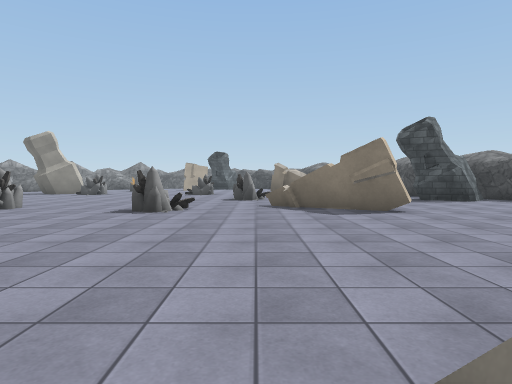
view 1 (above)

22 first-person views from a walk through a Unity game level. The camera is 1.3 m above the floor, tilts 2° down and sees 75° across. The floor is counted in squares, 2 m on a side. Each view is taken from the middle of a square. On the plan, view 1 faces up. The plan holds only what a view shows up to about 10 squares ahead; the rest is blank. The place goes on beyond the plan. The player is left out. Some animated figures are left out. Surface patterns are stand-ins for the level's own textures.

view 2
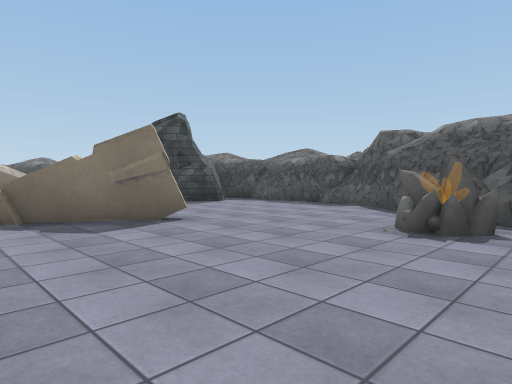

view 3
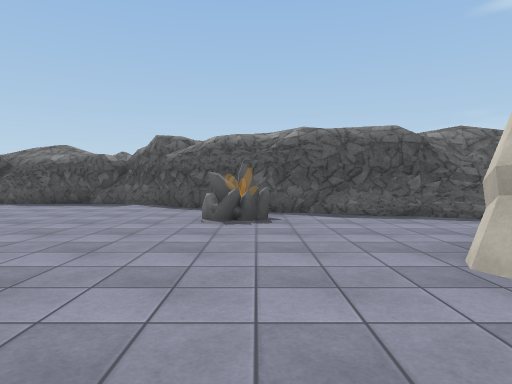

view 4
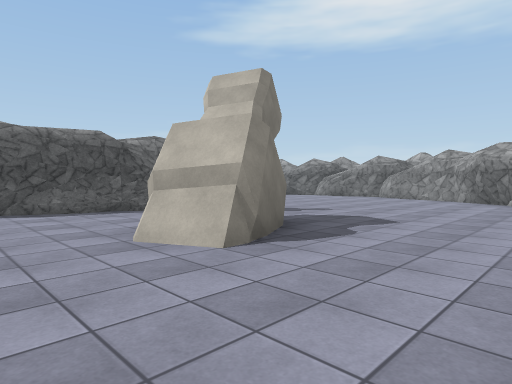

view 5
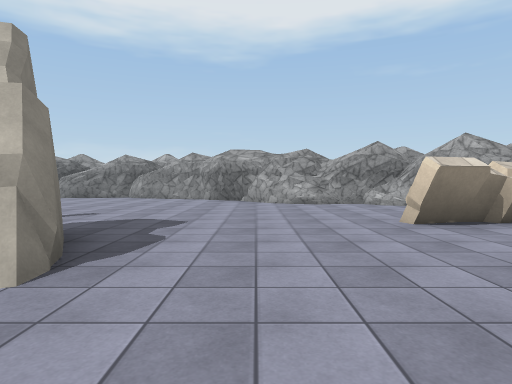

view 6
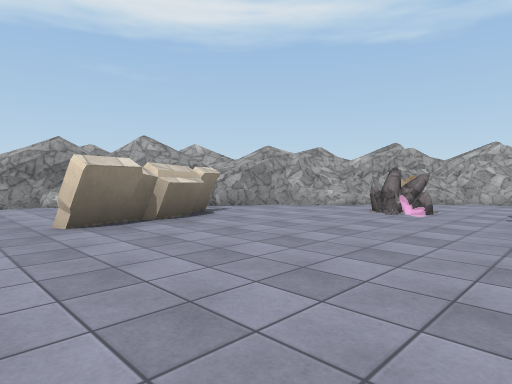

view 7
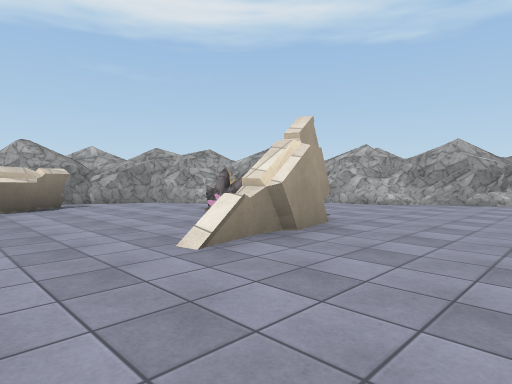

view 8
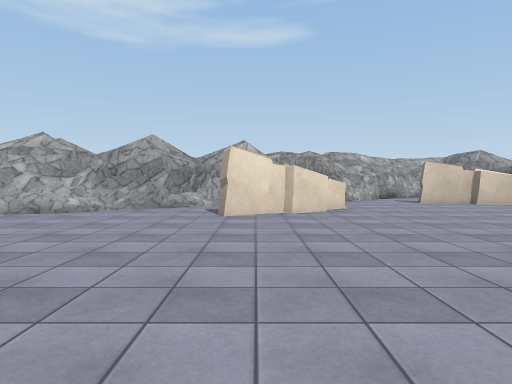

view 9
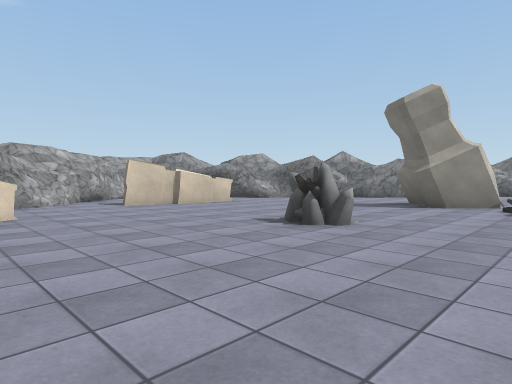

view 10
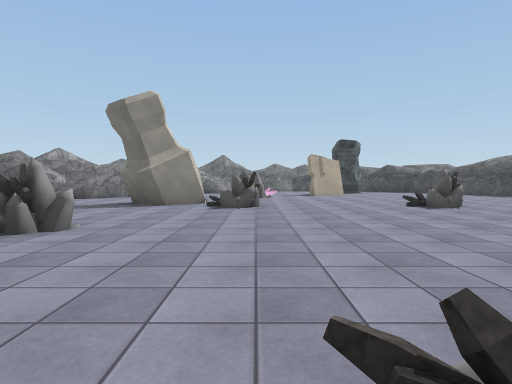

view 11
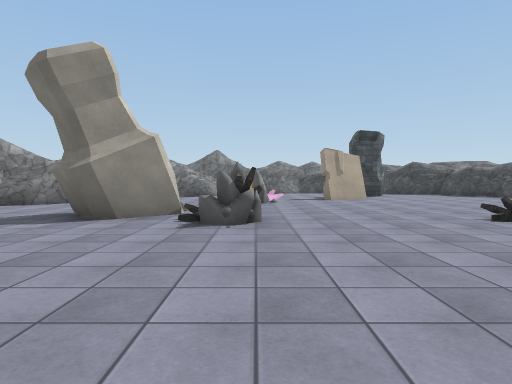

view 12
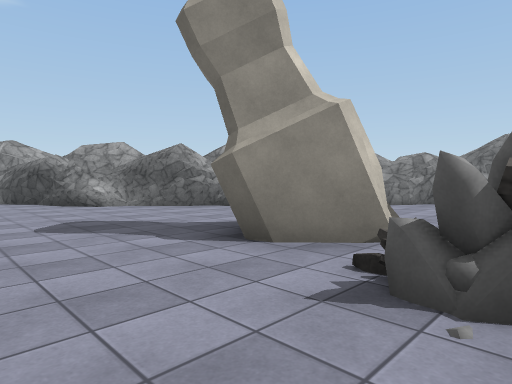

view 13
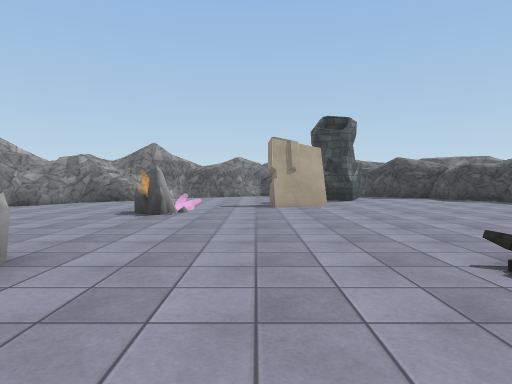

view 14
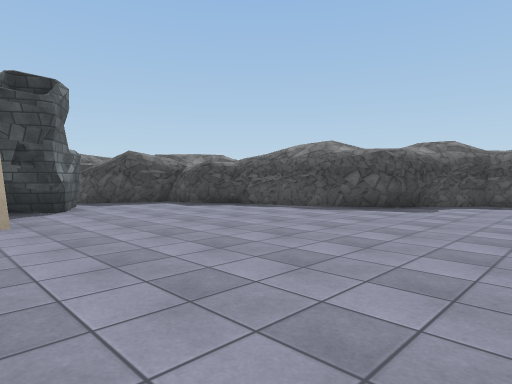

view 15
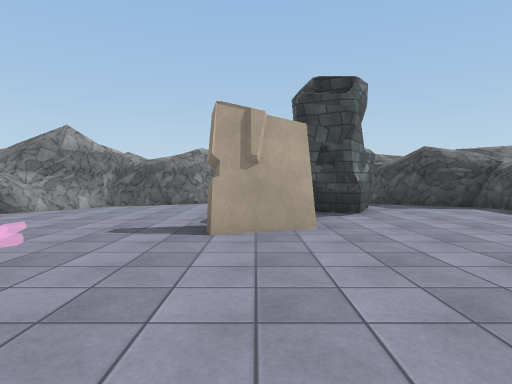

view 16
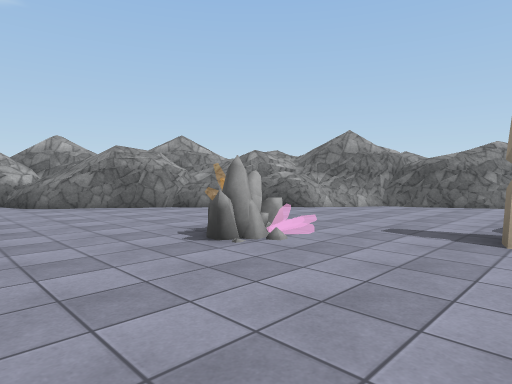

view 17
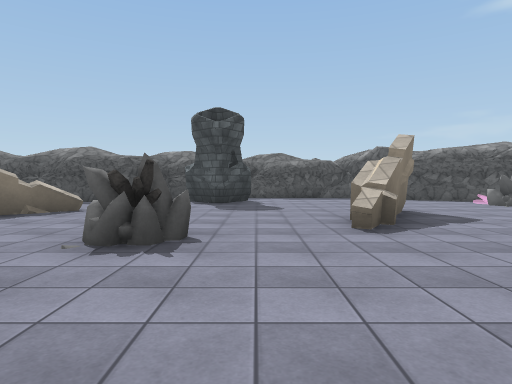

view 18
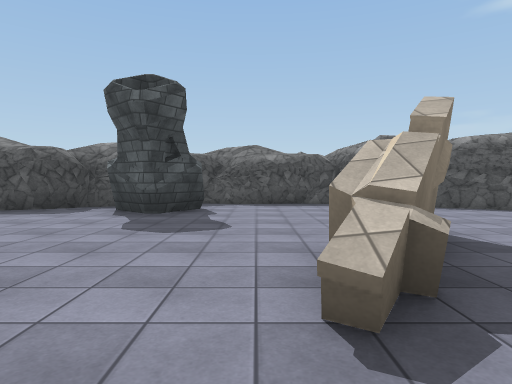

view 19
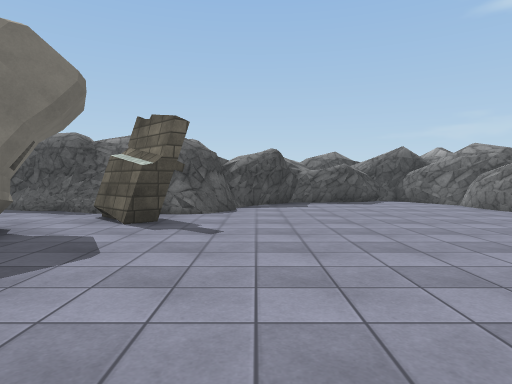

view 20
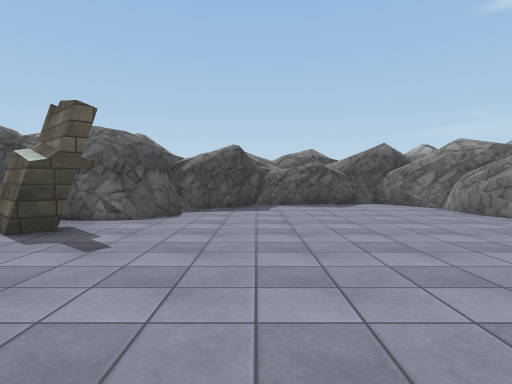

view 21
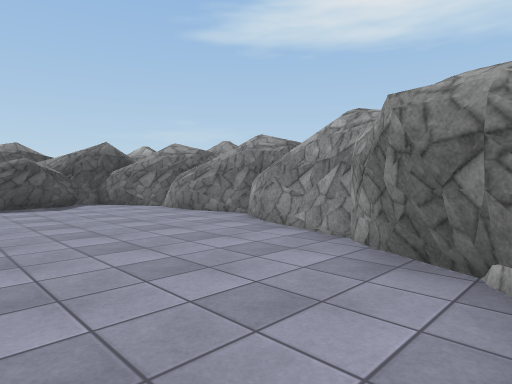

view 22
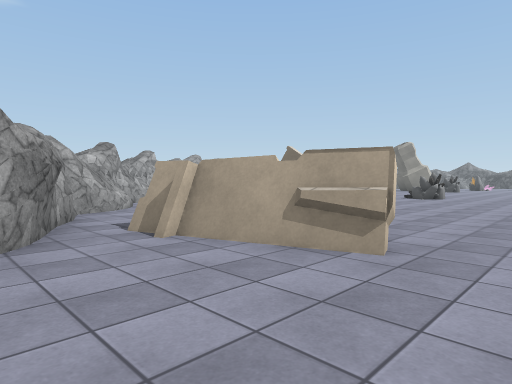

### Floor plan
Key: @ floor where view 1 was taken; # wall or solid block; . floor; = window, fence, low wall or low ledge; ^ raised ledge; R rock; T tower; O other object.
Columns run from 19 left of view 1 to 9 right of it. Each row starts with its distance up from view 1.
 27              ##   ##
 26            ###.   .##
 25           ##... TT..##
 24          ##.... TT...#
 23         ##..... .....##
 22        ##......#......#
 21        #..............##
 20       ##....R..........#
 19      #^................###
 18     ##...................#
 17    ##....OO..............#
 16  ###.....OO.........     #
 15 ##.........RR...RR.     .#
 14   ................. ..=..##
 13     #.....................#
 12    ##....R.........R.....TT
 11  #.#.....R.........R.....TT##
 10  ##.........................#
  9   #........................##
  8   ##.^.......R......^#.....#
  7       #......R...R...##....#
  6       #....................#
  5     #......................#
  4     ##..................R.##
  3      #....###...........R##
  2      ##..................#
  1       #...R.........OO...#
  0       ##..R........@OO..##
 -1        #.............O..#
 -2        ###...###......###
 -3          ##..#..........###
 -4           ###.............##
 -5             ##.............#
 -6              ####..........#
 -7                ####........##
 -8                   ##........#
 -9                    ####...###
-10                       #####

Where each view was taken, in squares from view 1:
view 1: 0 up, 0 right, facing up
view 2: 2 up, 0 right, facing up-right
view 3: 3 up, 1 left, facing right
view 4: 3 up, 2 left, facing down-right
view 5: 3 up, 1 left, facing down
view 6: 3 up, 2 left, facing down-left
view 7: 6 up, 4 left, facing down-left
view 8: 6 up, 6 left, facing left
view 9: 7 up, 7 left, facing up-left
view 10: 7 up, 7 left, facing up
view 11: 10 up, 7 left, facing up
view 12: 13 up, 7 left, facing up-left
view 13: 13 up, 5 left, facing up
view 14: 16 up, 4 left, facing up-right
view 15: 17 up, 4 left, facing up
view 16: 17 up, 4 left, facing up-left
view 17: 10 up, 4 left, facing right
view 18: 9 up, 1 left, facing right
view 19: 4 down, 2 left, facing right
view 20: 5 down, 1 left, facing right
view 21: 5 down, 1 left, facing down-right
view 22: 5 down, 2 left, facing up-left
